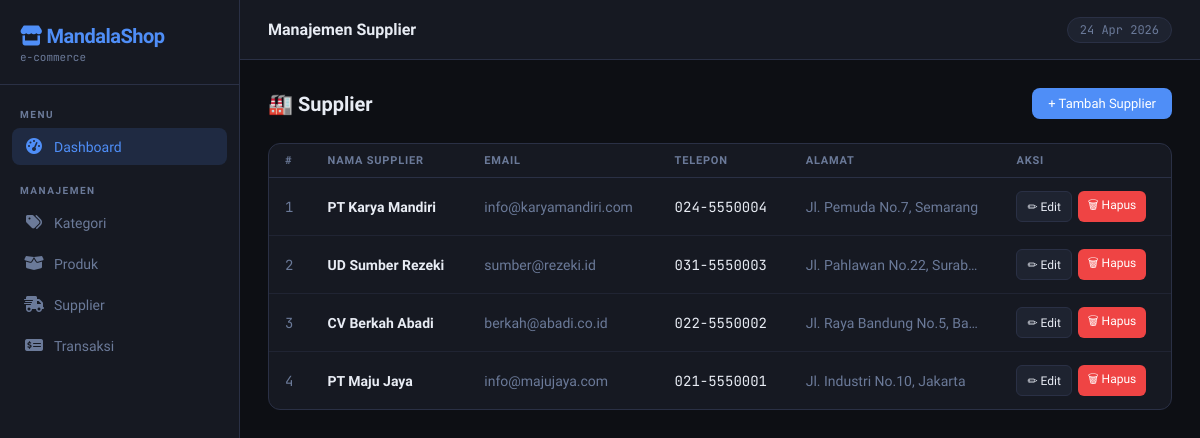
/?page=supplier, run on the app's committed database.
### tables this page shows
CREATE TABLE IF NOT EXISTS supplier (
    id INT AUTO_INCREMENT PRIMARY KEY,
    nama VARCHAR(150) NOT NULL,
    email VARCHAR(100),
    telepon VARCHAR(20),
    alamat TEXT,
    created_at TIMESTAMP DEFAULT CURRENT_TIMESTAMP
);

### app/controllers/SupplierController.php (called while the page is built, shortened)
<?php
class SupplierController extends Controller {
    private $model;
    public function __construct() {
        $this->model = new SupplierModel();
    }
    public function index() {
        $this->view('supplier/index', [
            'title'     => 'Manajemen Supplier',
            'suppliers' => $this->model->getAll(),
            'flash'     => $this->getFlash(),
        ]);
    }
}

### app/models/Model.php (called while the page is built, shortened)
<?php
class Model {
    protected $db;
    protected $table;
    public function __construct() {
        $this->db = new mysqli(DB_HOST, DB_USER, DB_PASS, DB_NAME);
        $this->db->set_charset("utf8");
    }
    public function getAll($orderBy = 'id DESC') {
        $result = $this->db->query("SELECT * FROM {$this->table} ORDER BY {$orderBy}");
        return $result ? $result->fetch_all(MYSQLI_ASSOC) : [];
    }
}

### app/views/supplier/index.php (the view)
<div class="page-header">
    <h2>🏭 Supplier</h2>
    <a href="?page=supplier&action=create" class="btn btn-primary">+ Tambah Supplier</a>
</div>
<div class="card">
    <div class="table-wrap">
        <table>
            <thead>
                <tr>
                    <th>#</th>
                    <th>Nama Supplier</th>
                    <th>Email</th>
                    <th>Telepon</th>
                    <th>Alamat</th>
                    <th>Aksi</th>
                </tr>
            </thead>
            <tbody>
                <?php if (empty($suppliers)): ?>
                <tr><td colspan="6">
                    <div class="empty-state">
                        <div class="big-icon">🏭</div>
                        <p>Belum ada supplier. <a href="?page=supplier&action=create" style="color:var(--accent)">Tambah sekarang</a></p>
                    </div>
                </td></tr>
                <?php else: ?>
                <?php foreach ($suppliers as $i => $s): ?>
                <tr>
                    <td class="text-muted text-mono"><?= $i + 1 ?></td>
                    <td style="font-weight:600"><?= htmlspecialchars($s['nama']) ?></td>
                    <td class="text-muted"><?= htmlspecialchars($s['email'] ?? '-') ?></td>
                    <td class="text-mono"><?= htmlspecialchars($s['telepon'] ?? '-') ?></td>
                    <td class="text-muted" style="max-width:200px;white-space:nowrap;overflow:hidden;text-overflow:ellipsis">
                        <?= htmlspecialchars($s['alamat'] ?? '-') ?>
                    </td>
                    <td>
                        <div class="actions">
                            <a href="?page=supplier&action=edit&id=<?= $s['id'] ?>" class="btn btn-ghost btn-sm">✏ Edit</a>
                            <a href="?page=supplier&action=delete&id=<?= $s['id'] ?>" class="btn btn-danger btn-sm"
                               onclick="return confirm('Hapus supplier ini?')">🗑 Hapus</a>
                        </div>
                    </td>
                </tr>
                <?php endforeach; ?>
                <?php endif; ?>
            </tbody>
        </table>
    </div>
</div>

### app/views/layouts/main.php (style rules this page uses)
*, *::before, *::after { box-sizing: border-box; margin: 0; padding: 0; }
:root { --bg: #0d0f14; --surface: #161922; --surface2: #1e2330; --border: #2a3045; --accent: #4f8ef7; --accent2: #34d399; --warn: #f59e0b; --danger: #ef4444; --text: #e8ecf4; --muted: #6b7a99; --sidebar-w: 240px; }
body { font-family: 'Sora', sans-serif; background: var(--bg); color: var(--text); display: flex; min-height: 100vh; font-size: 14px; }
.card { background: var(--surface); border: 1px solid var(--border); border-radius: 12px; overflow: hidden; }
.table-wrap { overflow-x: auto; }
table { width: 100%; border-collapse: collapse; }
th { text-align: left; padding: 10px 16px; font-size: 11px; font-weight: 600; color: var(--muted); letter-spacing: .8px; text-transform: uppercase; border-bottom: 1px solid var(--border); }
td { padding: 13px 16px; border-bottom: 1px solid rgba(42,48,69,.5); vertical-align: middle; }
tr:last-child td { border-bottom: none; }
.btn { display: inline-flex; align-items: center; gap: 6px; padding: 8px 16px; border-radius: 8px; border: none; cursor: pointer; font-family: 'Sora', sans-serif; font-size: 13px; font-weight: 500; text-decoration: none; transition: all .15s; }
.btn-primary { background: var(--accent); color: #fff; }
.btn-danger { background: var(--danger); color: #fff; }
.btn-ghost { background: var(--surface2); color: var(--text); border: 1px solid var(--border); }
.btn-sm { padding: 5px 10px; font-size: 12px; border-radius: 6px; }
.page-header { display: flex; align-items: center; justify-content: space-between; margin-bottom: 24px; }
.page-header h2 { font-size: 20px; font-weight: 700; }
.text-muted { color: var(--muted); }
.text-mono { font-family: 'JetBrains Mono', monospace; }
.actions { display: flex; gap: 6px; }

### data on the page
supplier: nama "PT Karya Mandiri", email "info@karyamandiri.com", telepon "024-5550004", alamat "Jl. Pemuda No.7, Semarang"
supplier: nama "UD Sumber Rezeki", email "sumber@rezeki.id", telepon "031-5550003", alamat "Jl. Pahlawan No.22, Surab…"
supplier: nama "CV Berkah Abadi", email "berkah@abadi.co.id", telepon "022-5550002", alamat "Jl. Raya Bandung No.5, Ba…"
supplier: nama "PT Maju Jaya", email "info@majujaya.com", telepon "021-5550001", alamat "Jl. Industri No.10, Jakarta"

### other printed values
$title "Manajemen Supplier"
